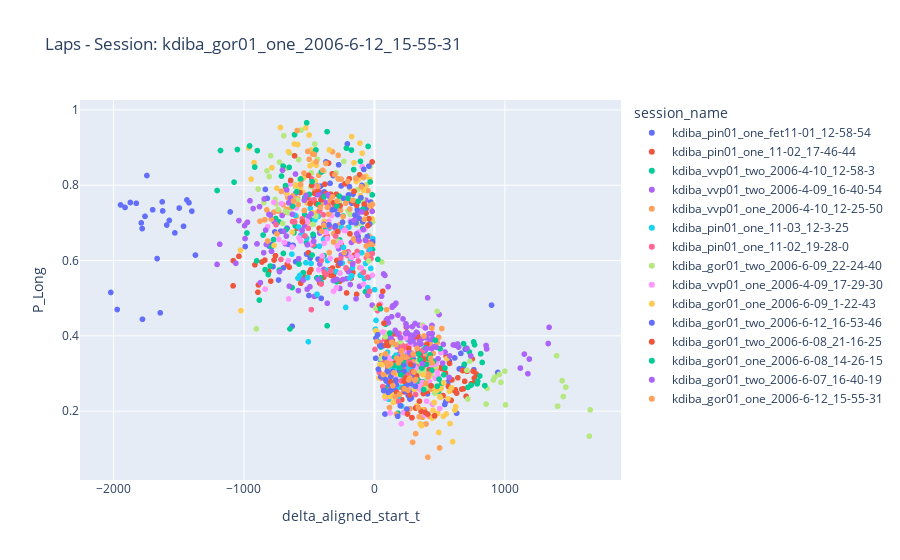
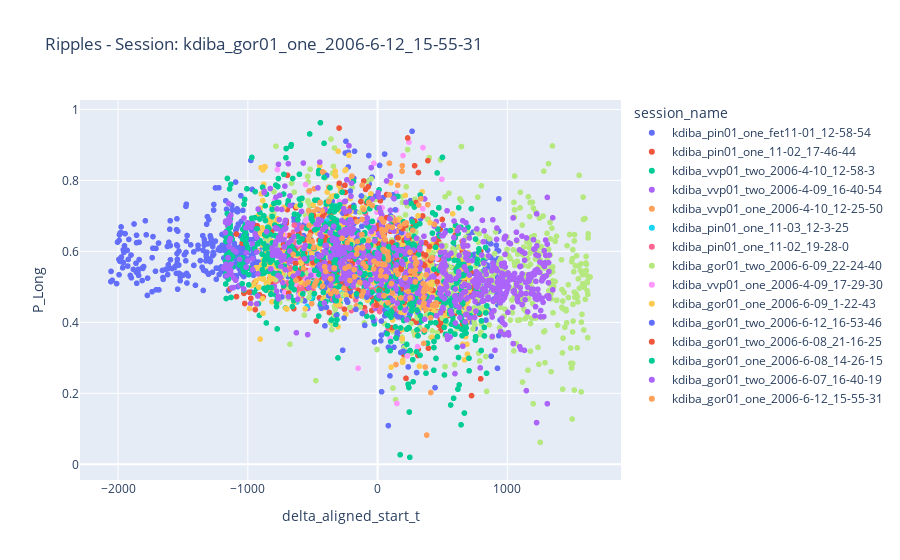

The code cell stored with these charts, in order, in its notebook:
### Code cell
def plot_across_sessions_results(directory, concatenated_laps_df, concatenated_ripple_df, save_figures=False, figure_save_extension='.png'):
    """ takes the directory containing the .csv pairs that were exported by `export_marginals_df_csv`
    Produces and then saves figures out the the f'{directory}/figures/' subfolder

    """
    if not isinstance(directory, Path):
        directory = Path(directory).resolve()
    assert directory.exists()
    print(f'plot_across_sessions_results(directory: {directory})')
    if save_figures:
        # Create a 'figures' subfolder if it doesn't exist
        figures_folder = Path(directory, 'figures')
        figures_folder.mkdir(parents=False, exist_ok=True)
        assert figures_folder.exists()
        print(f'\tfigures_folder: {figures_folder}')
    
    # Create an empty list to store the figures
    all_figures = []

    ## delta_t aligned:
    # Create a bubble chart for laps
    fig_laps = px.scatter(concatenated_laps_df, x='delta_aligned_start_t', y='P_Long', title=f"Laps - Session: {session_name}", color='session_name')
    # Create a bubble chart for ripples
    fig_ripples = px.scatter(concatenated_ripple_df, x='delta_aligned_start_t', y='P_Long', title=f"Ripples - Session: {session_name}", color='session_name')

    # # Create a bubble chart for laps
    # fig_laps = px.scatter(concatenated_laps_df, x='lap_start_t', y='P_Long', title=f"Laps - Session: {session_name}", color='session_name')
    # # Create a bubble chart for ripples
    # fig_ripples = px.scatter(concatenated_ripple_df, x='ripple_start_t', y='P_Long', title=f"Ripples - Session: {session_name}", color='session_name')

    if save_figures:
        # Save the figures to the 'figures' subfolder
        print(f'\tsaving figures...')
        fig_laps_name = Path(figures_folder, f"{session_name}_laps_marginal{figure_save_extension}").resolve()
        print(f'\tsaving "{fig_laps_name}"...')
        fig_laps.write_image(fig_laps_name)
        fig_ripple_name = Path(figures_folder, f"{session_name}_ripples_marginal{figure_save_extension}").resolve()
        print(f'\tsaving "{fig_ripple_name}"...')
        fig_ripples.write_image(fig_ripple_name)
    
    # Append both figures to the list
    all_figures.append((fig_laps, fig_ripples))
    
    return all_figures


# Example usage:
all_session_figures = plot_across_sessions_results(collected_outputs_directory, concatenated_laps_df=all_sessions_laps_df, concatenated_ripple_df=all_sessions_ripple_df, save_figures=True)

# Show figures for all sessions
for fig_laps, fig_ripples in all_session_figures:
    fig_laps.show()
    fig_ripples.show()

    fig_laps.write_html("../output/2024-01-23_AcrossSession_fig_laps.html")
    fig_ripples.write_html("../output/2024-01-23_AcrossSession_fig_ripples.html")
